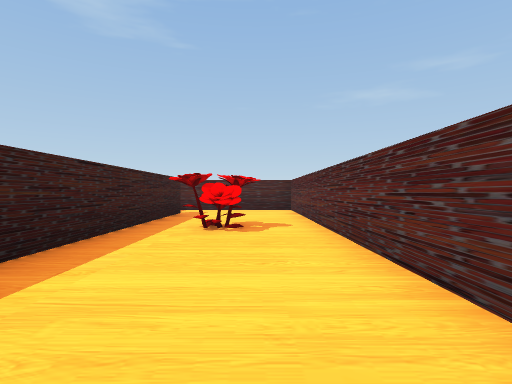
view 1 (above)

15 first-person views from a walk through a scene from a Unity 3-D project. The camera is 1.2 m above the floor, looks level and sees 80° across. The floor is counted in squares, 2 m on a side. Each view is taken from the middle of a square. On the plan, view 1 faces up. The plan holds only what a view shows up to about 9 squares ahead; the rest is blank. The place goes on beyond the plan.

view 2
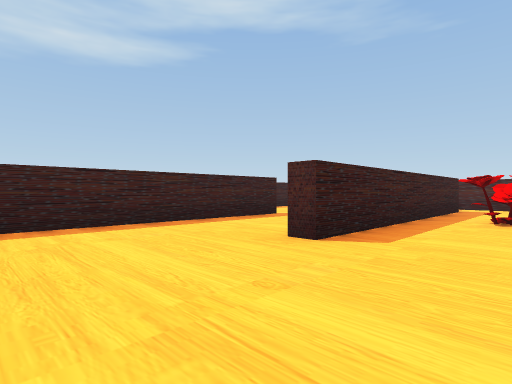

view 3
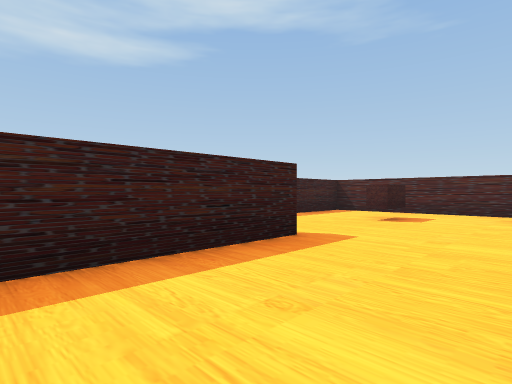

view 4
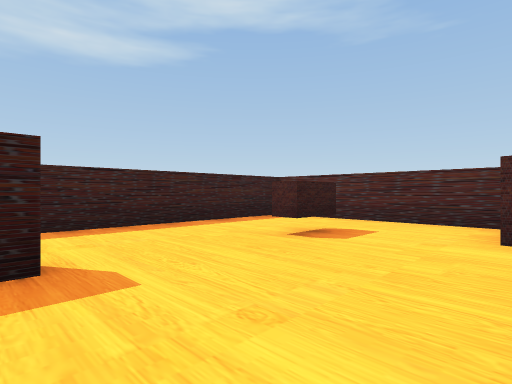

view 5
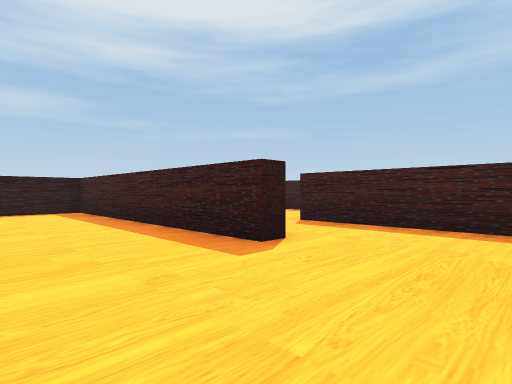

view 6
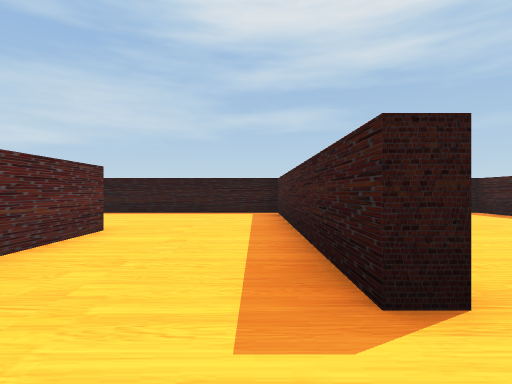

view 7
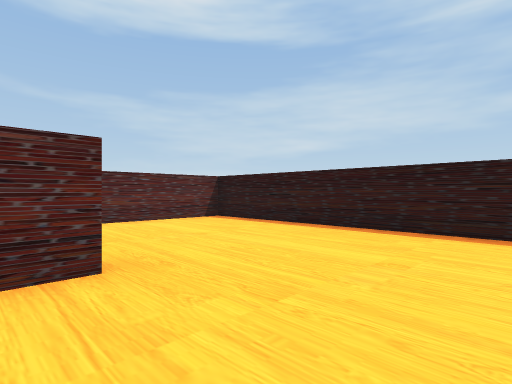

view 8
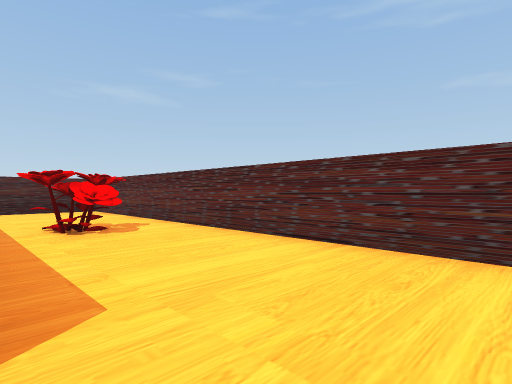

view 9
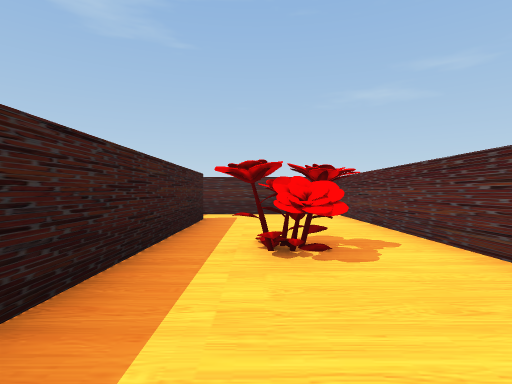

view 10
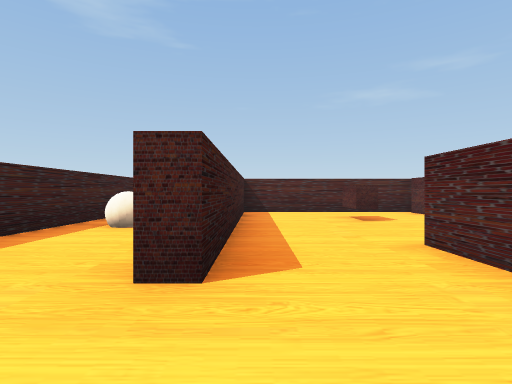

view 11
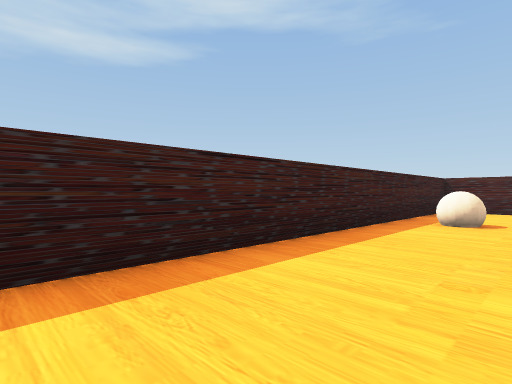

view 12
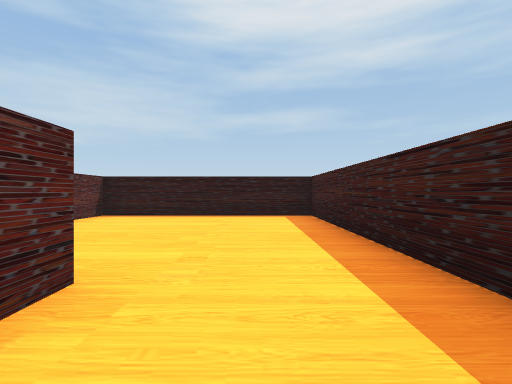

view 13
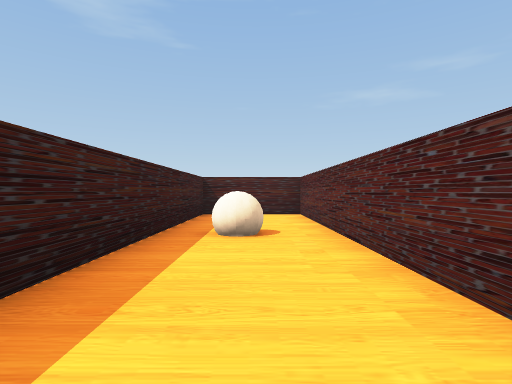

view 14
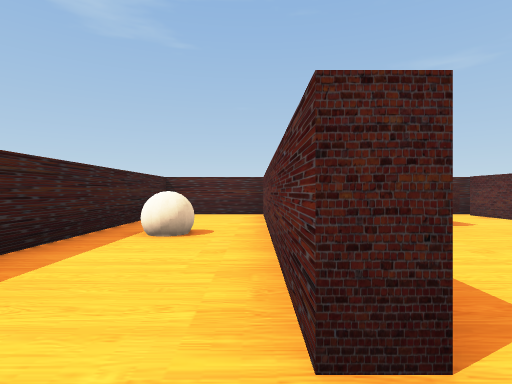

view 15
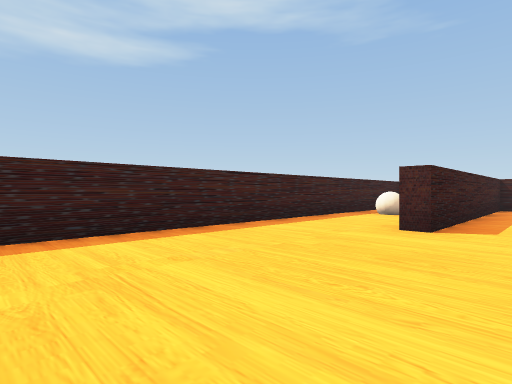

### Floor plan
Points are (right, up) in squares from view 1. A wall is a line through its corners. A room is listed if a view was taken in it or the views show most of it. See-through windows are left out.
Room 1 (views 1, 2, 3, 4, 5, 6, 7, 8, 9)
walls: (-6.1, 3.2) (-6.1, 4.5) (-5.6, 4.5) (-5.6, -2.8) (1.2, -2.8) (1.2, 10.1); (-5.4, 7.3) (-6.1, 7.3) (-6.1, 8.2); (-3.5, 8.5) (-3.5, 9.9); (-2.2, 8.8) (-2.2, 1.2) (-2.6, 1.2) (-2.6, 3.2); (-5.6, 8.4) (-5.6, 7.2); (0.5, 10.2) (-7, 10.2); (-8.4, 10) (-8.4, 3)
ways out: opening at (-7, 3.5) to room 2
objects: other object (-1, 5) to (0, 6)
Room 2 (views 10, 11, 12, 13, 14, 15)
walls: (-8.4, 3) (-8.8, 3) (-8.8, 10.2) (-11.4, 10.2) (-11.4, -2.8) (-6.1, -2.8) (-6.1, -1.5)
ways out: opening at (-7, 3.5) to room 1
objects: ball (-10, 6)

Where each view was taken, in squares from view 1:
view 1: 0 up, 0 right, facing up
view 2: 2 down, 0 right, facing up-left
view 3: 1 up, 3 left, facing up-left
view 4: 4 up, 3 left, facing up-left
view 5: 7 up, 3 left, facing down-left
view 6: 6 up, 5 left, facing down
view 7: 2 up, 5 left, facing down-right
view 8: 0 up, 2 left, facing up-right
view 9: 2 up, 1 left, facing up
view 10: 1 up, 8 left, facing up
view 11: 0 up, 9 left, facing up-left
view 12: 5 up, 10 left, facing down
view 13: 2 up, 10 left, facing up
view 14: 2 up, 9 left, facing up
view 15: 2 down, 7 left, facing up-left
